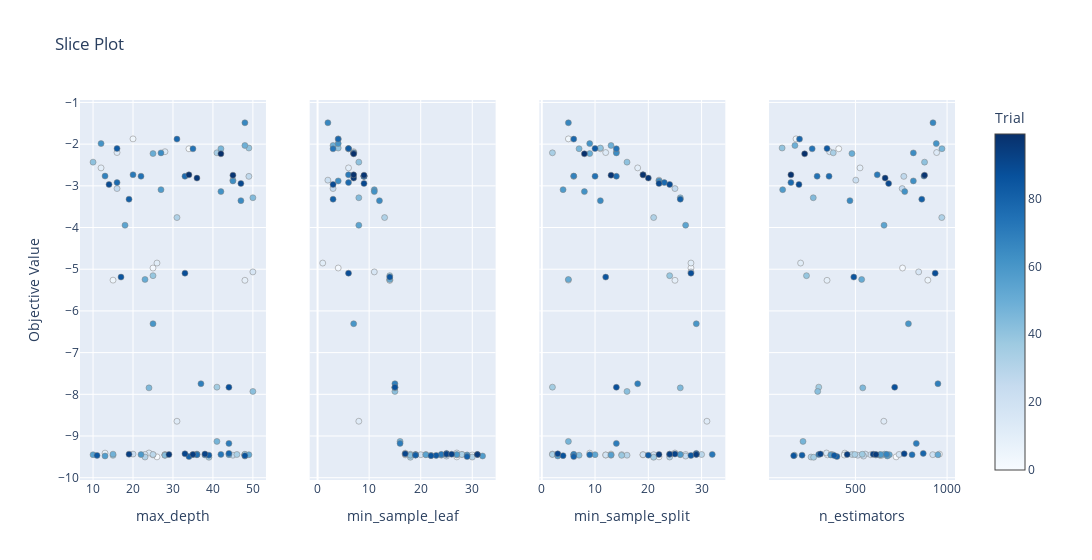

The code cell stored with this chart in its notebook:
### Code cell
optuna.visualization.plot_slice(study=study, params=['n_estimators', 'max_depth', 'min_sample_split', 'min_sample_leaf'])
